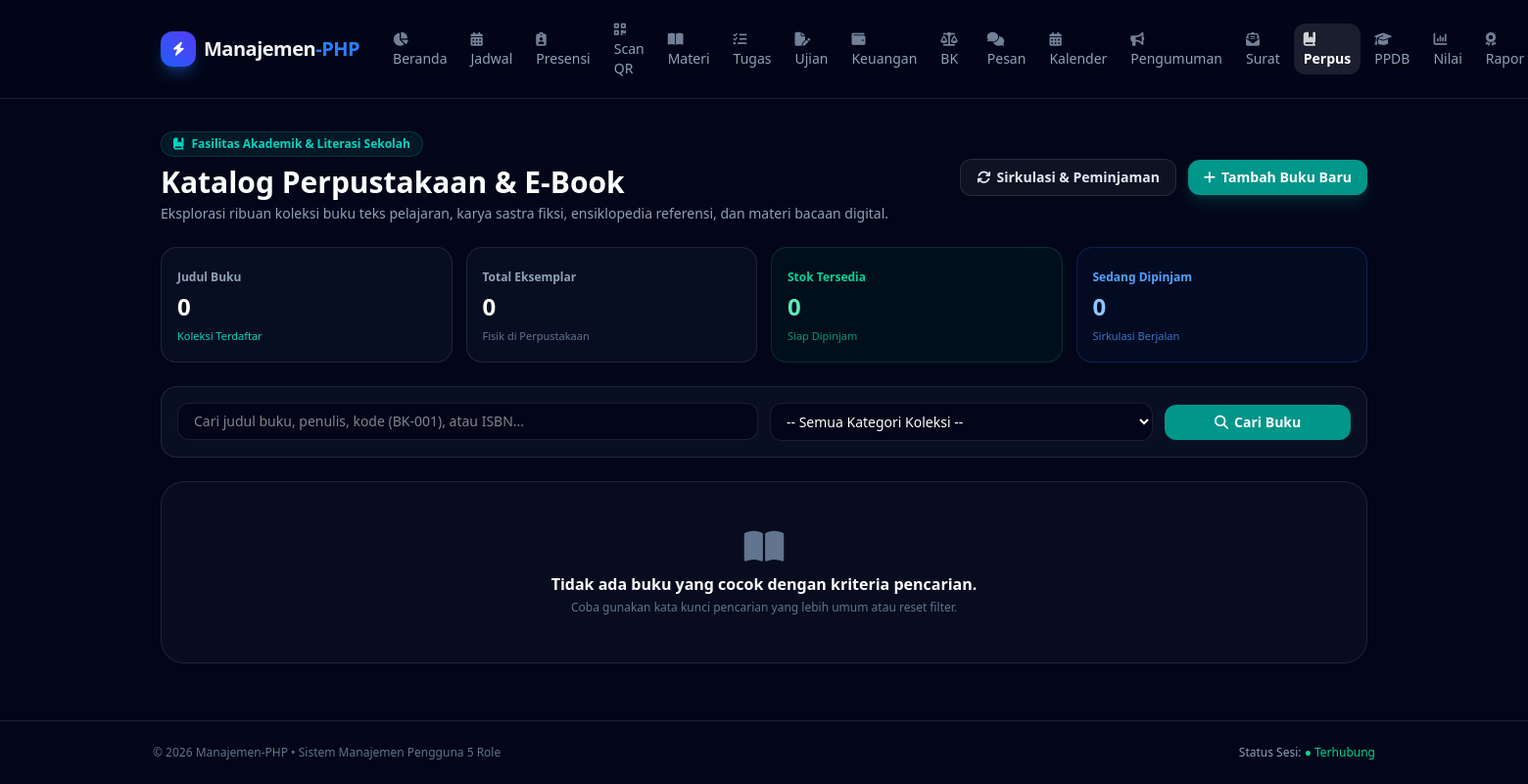
The page /dashboard/perpustakaan/books.php (signed in) on the database as committed earlier.
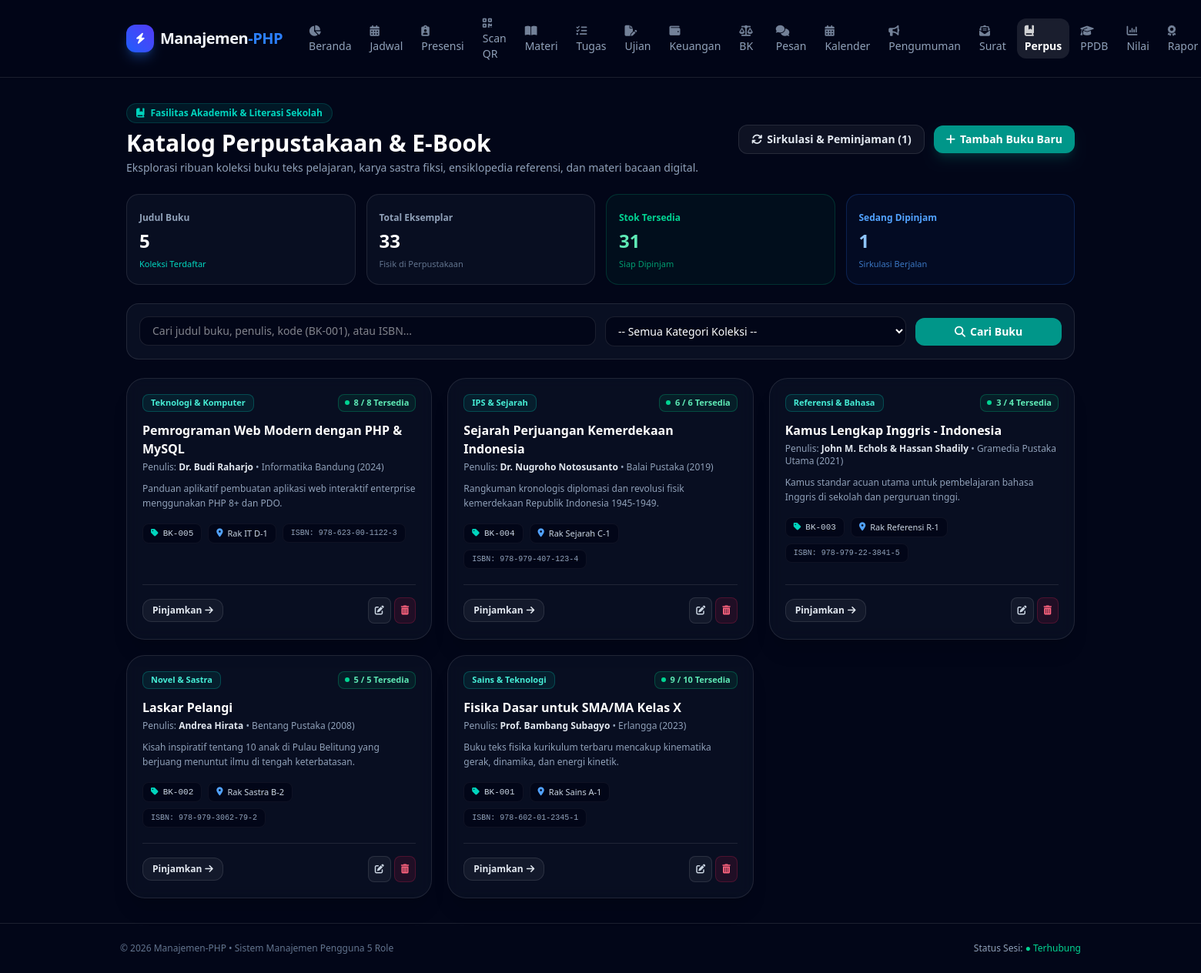
The same page on the database as committed later.
### tables this page shows
CREATE TABLE IF NOT EXISTS `library_books` (
    `id` INT AUTO_INCREMENT PRIMARY KEY,
    `code` VARCHAR(50) NOT NULL UNIQUE,
    `isbn` VARCHAR(50) DEFAULT NULL,
    `title` VARCHAR(200) NOT NULL,
    `author` VARCHAR(150) NOT NULL,
    `publisher` VARCHAR(150) DEFAULT NULL,
    `year` INT DEFAULT NULL,
    `category` VARCHAR(100) NOT NULL DEFAULT 'Umum',
    `stock_total` INT NOT NULL DEFAULT 1,
    `stock_available` INT NOT NULL DEFAULT 1,
    `shelf_location` VARCHAR(100) DEFAULT 'Rak A-1',
    `cover_image` VARCHAR(255) DEFAULT NULL,
    `ebook_file` VARCHAR(255) DEFAULT NULL,
    `description` TEXT DEFAULT NULL,
    `created_at` TIMESTAMP DEFAULT CURRENT_TIMESTAMP
);

### dashboard/perpustakaan/books.php (the view, shortened to what the rows shown need)
<?php
require_once __DIR__ . "/../../config/database.php";
$user_role = $_SESSION['user_role'];
$is_librarian = in_array($user_role, ['administrator', 'staf'], true);
$sql_where = [];
$sql_params = [];
$where_clause = !empty($sql_where) ? "WHERE " . implode(" AND ", $sql_where) : "";
$stmt_b = $pdo->prepare("SELECT * FROM library_books $where_clause ORDER BY id DESC");
$stmt_b->execute($sql_params);
$books = $stmt_b->fetchAll();
include __DIR__ . "/../includes/header.php";
?>
<div class="space-y-6">
    <div class="flex flex-col sm:flex-row sm:items-center justify-between gap-4">
        <div>
            <h1 class="text-2xl sm:text-3xl font-extrabold text-white">Katalog Perpustakaan & E-Book</h1>
        </div>
    </div>
    <div class="grid grid-cols-1 sm:grid-cols-2 lg:grid-cols-3 gap-5">
        <?php if (empty($books)): ?>
            <div class="col-span-full rounded-3xl border border-white/10 bg-slate-900/40 p-12 text-center text-slate-400">
                <i class="fa-solid fa-book-open text-slate-500 text-4xl block mb-2"></i>
                <p class="text-base font-semibold text-white">Tidak ada buku yang cocok dengan kriteria pencarian.</p>
                <p class="text-xs text-slate-500 mt-1">Coba gunakan kata kunci pencarian yang lebih umum atau reset filter.</p>
            </div>
        <?php else: ?>
            <?php foreach ($books as $b):
                $is_available = (int)$b['stock_available'] > 0;
            ?>
                <div class="rounded-3xl border border-white/10 bg-slate-900/50 p-5 backdrop-blur hover:border-teal-500/40 hover:bg-slate-900/80 transition flex flex-col justify-between group shadow-xl">
                    <div>
                        <div class="flex items-center justify-between gap-2 mb-3">
                            <span class="inline-flex rounded-lg border border-teal-500/30 bg-teal-500/10 px-2.5 py-0.5 text-[11px] font-semibold text-teal-300">
                                <?= htmlspecialchars($b['category']) ?>
                            </span>
                            <span class="inline-flex items-center gap-1.5 rounded-lg border px-2 py-0.5 text-[11px] font-bold <?= $is_available ? 'border-emerald-500/30 bg-emerald-500/10 text-emerald-300' : 'border-rose-500/30 bg-rose-500/10 text-rose-300' ?>">
                                <span class="h-1.5 w-1.5 rounded-full <?= $is_available ? 'bg-emerald-400' : 'bg-rose-400' ?>"></span>
                                <?= $b['stock_available'] ?> / <?= $b['stock_total'] ?> Tersedia
                            </span>
                        </div>
                        <h3 class="text-base font-bold text-white group-hover:text-teal-300 transition line-clamp-2">
                            <?= htmlspecialchars($b['title']) ?>
                        </h3>
                        <p class="text-xs text-slate-400 mt-1">
                            Penulis: <strong class="text-slate-200"><?= htmlspecialchars($b['author']) ?></strong>
                            <?php if (!empty($b['publisher'])): ?>
                                • <?= htmlspecialchars($b['publisher']) ?> (<?= $b['year'] ?: '-' ?>)
                            <?php endif; ?>
                        </p>
                        <?php if (!empty($b['description'])): ?>
                            <p class="text-xs text-slate-400 mt-2.5 line-clamp-2 leading-relaxed">
                                <?= htmlspecialchars($b['description']) ?>
                            </p>
                        <?php endif; ?>
                        <div class="mt-4 flex flex-wrap items-center gap-2 text-[11px]">
                            <span class="rounded-lg bg-slate-950 px-2.5 py-1 text-slate-300 border border-white/5 flex items-center gap-1.5 font-mono">
                                <i class="fa-solid fa-tag text-teal-400"></i> <?= htmlspecialchars($b['code']) ?>
                            </span>
                            <span class="rounded-lg bg-slate-950 px-2.5 py-1 text-slate-300 border border-white/5 flex items-center gap-1.5">
                                <i class="fa-solid fa-location-dot text-blue-400"></i> <?= htmlspecialchars($b['shelf_location'] ?: 'Rak A-1') ?>
                            </span>
                            <?php if (!empty($b['isbn'])): ?>
                                <span class="rounded-lg bg-slate-950 px-2.5 py-1 text-slate-400 border border-white/5 font-mono text-[10px]">
                                    ISBN: <?= htmlspecialchars($b['isbn']) ?>
                                </span>
                            <?php endif; ?>
                        </div>
                    </div>
                    <div class="mt-5 pt-4 border-t border-white/10 flex items-center justify-between gap-2">
                        <div class="flex items-center gap-1.5">
                            <a href="loans.php?book_id=<?= $b['id'] ?>"
                               class="rounded-xl border border-white/10 bg-white/5 hover:bg-white/15 px-3 py-1.5 text-xs font-semibold text-slate-200 transition inline-flex items-center gap-1">
                                <?= $is_librarian ? 'Pinjamkan' : 'Pinjam' ?> <i class="fa-solid fa-arrow-right"></i>
                            </a>
                        </div>
                        <?php if ($is_librarian): ?>
                            <div class="flex items-center gap-1">
                                <button onclick="openEditModal(<?= htmlspecialchars(json_encode($b)) ?>)"
                                        class="rounded-lg border border-white/10 bg-white/5 hover:bg-white/15 p-2 text-xs text-slate-300 transition"
                                        title="Edit Buku">
                                    <i class="fa-solid fa-pen-to-square"></i>
                                </button>
                                <?php if ($user_role === 'administrator'): ?>
                                    <form method="POST" class="inline" onsubmit="return confirm('Hapus buku ini dari katalog?');">
                                        <button type="submit" class="rounded-lg border border-rose-500/20 bg-rose-500/10 hover:bg-rose-500/20 p-2 text-xs text-rose-400 transition" title="Hapus">
                                            <i class="fa-solid fa-trash-can"></i>
                                        </button>
                                    </form>
                                <?php endif; ?>
                            </div>
                        <?php endif; ?>
                    </div>
                </div>
            <?php endforeach; ?>
        <?php endif; ?>
    </div>
</div>
<?php include __DIR__ . "/../includes/footer.php"; ?>

Rows that differ between the two databases and show on the page:
added library_books: category "Teknologi & Komputer", stock_available "8", stock_total "8", title "Pemrograman Web Modern dengan PHP & MySQL", author "Dr. Budi Raharjo", publisher "Informatika Bandung", year "2024", description "Panduan aplikatif pembuatan aplikasi web interaktif enterprise menggunakan PHP 8+ dan PDO.", code "BK-005", shelf_location "Rak IT D-1", isbn "978-623-00-1122-3"
added library_books: category "IPS & Sejarah", stock_available "6", stock_total "6", title "Sejarah Perjuangan Kemerdekaan Indonesia", author "Dr. Nugroho Notosusanto", publisher "Balai Pustaka", year "2019", description "Rangkuman kronologis diplomasi dan revolusi fisik kemerdekaan Republik Indonesia 1945-1949.", code "BK-004", shelf_location "Rak Sejarah C-1", isbn "978-979-407-123-4"
added library_books: category "Referensi & Bahasa", stock_available "3", stock_total "4", title "Kamus Lengkap Inggris - Indonesia", author "John M. Echols & Hassan Shadily", publisher "Gramedia Pustaka Utama", year "2021", description "Kamus standar acuan utama untuk pembelajaran bahasa Inggris di sekolah dan perguruan tinggi.", code "BK-003", shelf_location "Rak Referensi R-1", isbn "978-979-22-3841-5"
added library_books: category "Novel & Sastra", stock_available "5", stock_total "5", title "Laskar Pelangi", author "Andrea Hirata", publisher "Bentang Pustaka", year "2008", description "Kisah inspiratif tentang 10 anak di Pulau Belitung yang berjuang menuntut ilmu di tengah keterbatasan.", code "BK-002", shelf_location "Rak Sastra B-2", isbn "978-979-3062-79-2"
added library_books: category "Sains & Teknologi", stock_available "9", stock_total "10", title "Fisika Dasar untuk SMA/MA Kelas X", author "Prof. Bambang Subagyo", publisher "Erlangga", year "2023", description "Buku teks fisika kurikulum terbaru mencakup kinematika gerak, dinamika, dan energi kinetik.", code "BK-001", shelf_location "Rak Sains A-1", isbn "978-602-01-2345-1"
Other text that changed with them:
$stat_borrowed: (not shown) → "1"
$stat_total_books: "0" → "5"
$stat_total_copies: "0" → "33"
$stat_available: "0" → "31"
$stat_borrowed: "0" → "1"
text no longer shown: "Tidak ada buku yang cocok dengan kriteria pencarian. Coba gunakan kata kunci pencarian yang lebih umum atau reset filter."
